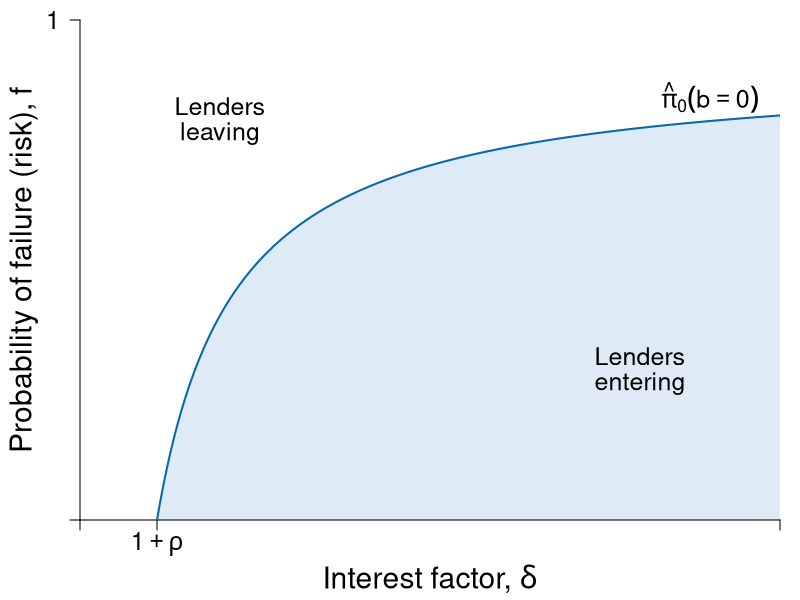

Write R code to recreate this figure.
#' Graph Designer: Scott Cohn
#' Authors: Bowles and Halliday
#' Title: Coordination, Conflict and Competition: A Text in Microeconomics

library(shape)
pdf(file = "credit/credit_profit_unlimited.pdf", width = 8, height = 6)

#Set parameters for graphics
pointsize <- 1.8
axislabelsize <- 1.8
labelsize <- 1.5
namesize <- 1.8
annotatesize <- 1.5
graphlinewidth <- 2
segmentlinewidth <- 1.5

COL <- c("#7fc97f", "#beaed4", "#fdc086", "#ffff99", "#386cb0", "#f0027f", "#bf5b17", "#666666")
COLA <- c("#e0f3db", "#99d8c9","#66c2a4","#41ae76", "#238b45", "#005824")
COLB <- c("#c6dbef", "#4eb3d3", "#2b8cbe", "#0868ac","#084081")
COLC <- c("#fcfbfd", "#efedf5", "#dadaeb", "#bcbddc", "#9e9ac8", "#807dba", "#6a51a3", "#54278f", "#3f007d")
grays <- gray.colors(25, start = 1, end = 0, alpha = 1)

#Edited the margins to cater for the larger LHS labels
par(mar =  c(4, 4, 1, 1))

brfFn <- function(delta, q = 1, k = 1) {
  .5 + (delta / (2 * q)) * (1 - k)
}

PCFn <- function(delta, q = 1) {
  delta/q
}

isoprofitFn <- function(delta, rho = 0.1, b = 0.5) {
  1 - ((1 + rho)/(1 - b))*(1/delta)
}

yFn <- function(d1, f1, q = 1){
  q*f1*(1 - f1) - d1*(1 - f1)
}

ylow <- function(delta, q = 1, ybar = 0.0625){
  (-sqrt(delta^2 - 2*delta*q + q^2 - 4*q*ybar) + delta + q)/(2*q)
}

yhigh <- function(delta, q = 1, ybar = 0.0625){
  (sqrt(delta^2 - 2*delta*q + q^2 - 4*q*ybar) + delta + q)/(2*q)
}

xlims <- c(0, 10)
ylims <- c(0, 1.1)

npts <- 501 
d1 <- seq(xlims[1], xlims[2], length.out = npts)
f1 <- seq(ylims[1], ylims[2], length.out = npts) 
a <- c(0.0625)

plot(0, 0, xlim = xlims, ylim = ylims, type = "n",
     xlab = expression(paste("")),
     ylab = expression(paste("")), 
     xaxt = "n", 
     yaxt = "n", 
     cex.lab = axislabelsize, 
     bty = "n",
     xaxs = "i", 
     yaxs = "i"
)


# ticksy <- c(ylims[1], 0.5, ylims[2] - 0.1)
# ylabels <- c(NA, expression(paste(f == frac(1,2))), 1)
ticksy <- c(ylims[1], ylims[2])
ylabels <- c(NA, 1)
ticksx <- c(xlims[1], (1 + 0.1)/(1 - 0),  xlims[2])
xlabels <- c(NA, expression(paste(1 + rho)), NA)

#text((1 + 0.1)/(1 - 0.5), - 0.09, expression(paste(frac(1 + rho, 1 - b))), xpd = TRUE, cex = labelsize) 


npts <- 503 
xx1 <- seq(xlims[1], xlims[2], length.out = npts)


# Polygon
COLD <- c("#deebf7", "#9ecae1")
xpoly <- seq(from = (1 + 0.1)/(1 - 0), to = xlims[2], length.out = 500)
ypoly <- isoprofitFn(xpoly, b = 0)
polygon(x = xpoly, y = ypoly, col = COLD[1], density = NULL, border = NA)

xpoly1 <- c((1 + 0.1)/(1 - 0), xlims[2], xlims[2])
ypoly1 <- c(0, 0, isoprofitFn(xlims[2], b = 0))
polygon(x = xpoly1, y = ypoly1, col = COLD[1], density = NULL, border = NA)

# xpoly2 <- seq(from = (1 + 0.1)/(1 - 0.5), to = xlims[2], length.out = 500)
# ypoly2 <- isoprofitFn(xpoly2, b = 0.5)
# polygon(x = xpoly2, y = ypoly2, col = COLD[2], density = NULL, border = NA)
# 
# xpoly3 <- c((1 + 0.1)/(1 - 0.5), xlims[2], xlims[2])
# ypoly3 <- c(0, 0, isoprofitFn(xlims[2], b = 0.5))
# polygon(x = xpoly3, y = ypoly3, col = COLD[2], density = NULL, border = NA)

#segments(0.25, 0, xlims[2], isoprofitFn(xlims[2], b = 0.5), col = COLD[2])

axis(1, at = ticksx, pos = 0, labels = xlabels, cex.axis = labelsize)
axis(2, at = ticksy, pos = 0, labels = ylabels, las = 1, cex.axis = labelsize)


#Draw the graphs
# lines(xx1, brfFn(xx1, k = 0.28), col = COLA[4], lwd = graphlinewidth)
# lines(xx1, brfFn(xx1, k = 0.5), col = COLA[4], lwd = graphlinewidth)
# lines(xx1, brfFn(xx1, k = 0.75), col = COLA[4], lwd = graphlinewidth)
#lines(xx1, isoprofitFn(xx1), col = COLB[4], lwd = graphlinewidth)
lines(xx1, isoprofitFn(xx1, b = 0), col = COLB[4], lwd = graphlinewidth)
#lines(xx1, isoprofitFn(xx1, pi = 0.5), col = COLB[4], lwd = graphlinewidth)


#Axis labels
#mtext(expression(paste("Interest factor, ", delta)), side = 1, line = 3.3, cex = axislabelsize)
text(0.5*(xlims[2]), - 0.13 , expression(paste("Interest factor, ", delta)), xpd = TRUE, cex = axislabelsize) 
text(-0.8, 0.5*(ylims[2]), expression(paste("Probability of failure (risk), ", f)), xpd = TRUE, cex = axislabelsize, srt = 90) 

#segments(0.39, -1, 0.39, brfFn(0.39, k = 0.75), lty = 2, col = grays[20] , lwd = segmentlinewidth)
#points(0.39, brfFn(0.39, k = 0.75), pch = 16, col = "black", cex = 1.5)
#text(0.39 + 0.025, brfFn(0.39, k = 0.75) - 0.03, expression(paste(b)), cex = labelsize)

#segments(1, -1, 1, brfFn(delta = 1, k = 0.5), lty = 2, col = grays[20] , lwd = segmentlinewidth)
#points(1, brfFn(1, k = 0.5), pch = 16, col = "black", cex = 1.5)
# text(1, brfFn(1, k = 0.5) + 0.04, expression(paste(n)), cex = labelsize)

#segments(.59, -1, 0.59, brfFn(delta = 0.59, k = 0.75), lty = 2, col = grays[20] , lwd = segmentlinewidth)
#points(0.59, brfFn(0.59, k = 0.75), pch = 16, col = "black", cex = 1.5)
#text(0.59 + 0.025, brfFn(0.59, k = 0.75) - 0.03, expression(paste(a)), cex = labelsize)

#segments(.7, -1, 0.7, brfFn(delta = 0.7, k = 0.28), lty = 2, col = grays[20] , lwd = segmentlinewidth)
#points(0.7, brfFn(0.7, k = 0.28), pch = 16, col = "black", cex = 1.5)

# ZPC
# text(1.35, 0.925, expression(paste(hat(pi)[0]^{t==0} == 1 + rho[0])), cex = labelsize, xpd = TRUE)
# text(1.35, 0.75, expression(paste(hat(pi)[0]^{t==1} == 1 + rho[1])), cex = labelsize, xpd = TRUE)

text(9, 0.93, expression(paste(hat(pi)[0]({b==0}) )), cex = labelsize, xpd = TRUE)
#text(9, 0.68, expression(paste(hat(pi)[1]({b==0.5}) )), cex = labelsize, xpd = TRUE)


# text(1.1, 1.08, expression(paste("BRF of previously excluded")), cex = labelsize, xpd = TRUE)
# text(1.1, 1.02, expression(paste("now marginal borrower")), cex = labelsize, xpd = TRUE)
# Arrows(1.1, 0.98, 1.1, 0.92, col = "black", lty = 1, lwd = 2, arr.type = "triangle", arr.lwd = 0.5)
# 
# text(1.1, 0.5, expression(paste("BRF of")), cex = labelsize)
# text(1.1, 0.44, expression(paste("wealthy borrower")), cex = labelsize)
# Arrows(1.1, 0.53, 1.1, 0.6, col = "black", lty = 1, lwd = 2, arr.type = "triangle", arr.lwd = 0.5)
# 
# 
# text(0.6, 0.91, expression(paste("BRF of previously")), cex = labelsize)
# text(0.6, 0.85, expression(paste("marginal borrower")), cex = labelsize)
# Arrows(0.6, 0.82, 0.6, 0.68, col = "black", lty = 1, lwd = 2, arr.type = "triangle", arr.lwd = 0.5)

#text(0.49, 0.15, expression(paste("Policy")), cex = labelsize)
#text(0.49, 0.09, expression(paste("Change")), cex = labelsize)

# text(4.7, 0.7, expression(paste("Barriers")), cex = labelsize)
# text(4.7, 0.65, expression(paste("decrease")), cex = labelsize)
# text(4.6, 0.7, expression(paste("Lower")), cex = labelsize)
# text(4.6, 0.65, expression(paste("barriers")), cex = labelsize)
# 
# Arrows(5.5, 0.62, 3.2, 0.62, col = "black", lty = 1, lwd = 2, arr.type = "triangle", arr.lwd = 0.5)


#Labels for lenders entering and leaving
text(2, 0.91, expression(paste("Lenders")), cex = labelsize)
text(2, 0.85, expression(paste("leaving")), cex = labelsize)

text(8, 0.36, expression(paste("Lenders")), cex = labelsize)
text(8, 0.3, expression(paste("entering")), cex = labelsize)


dev.off()
